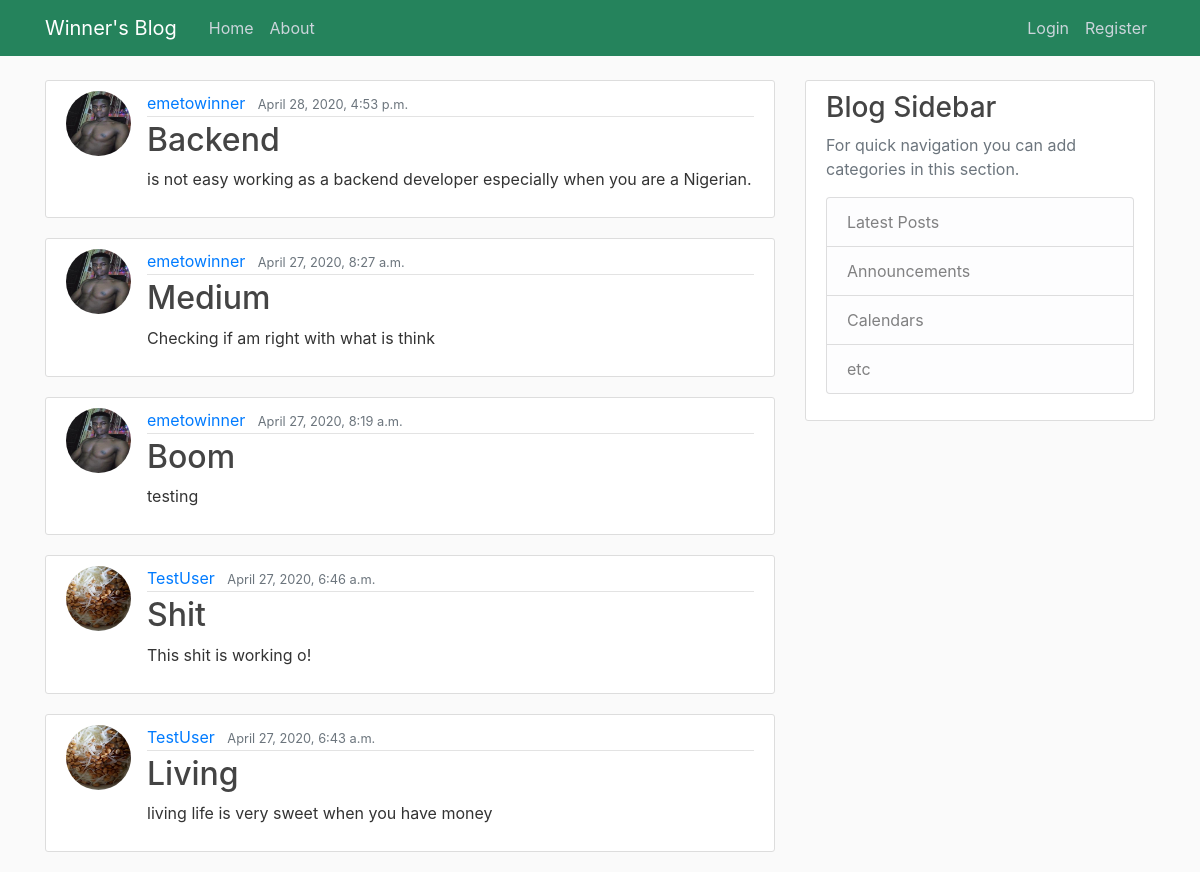
The app's page /, older data.
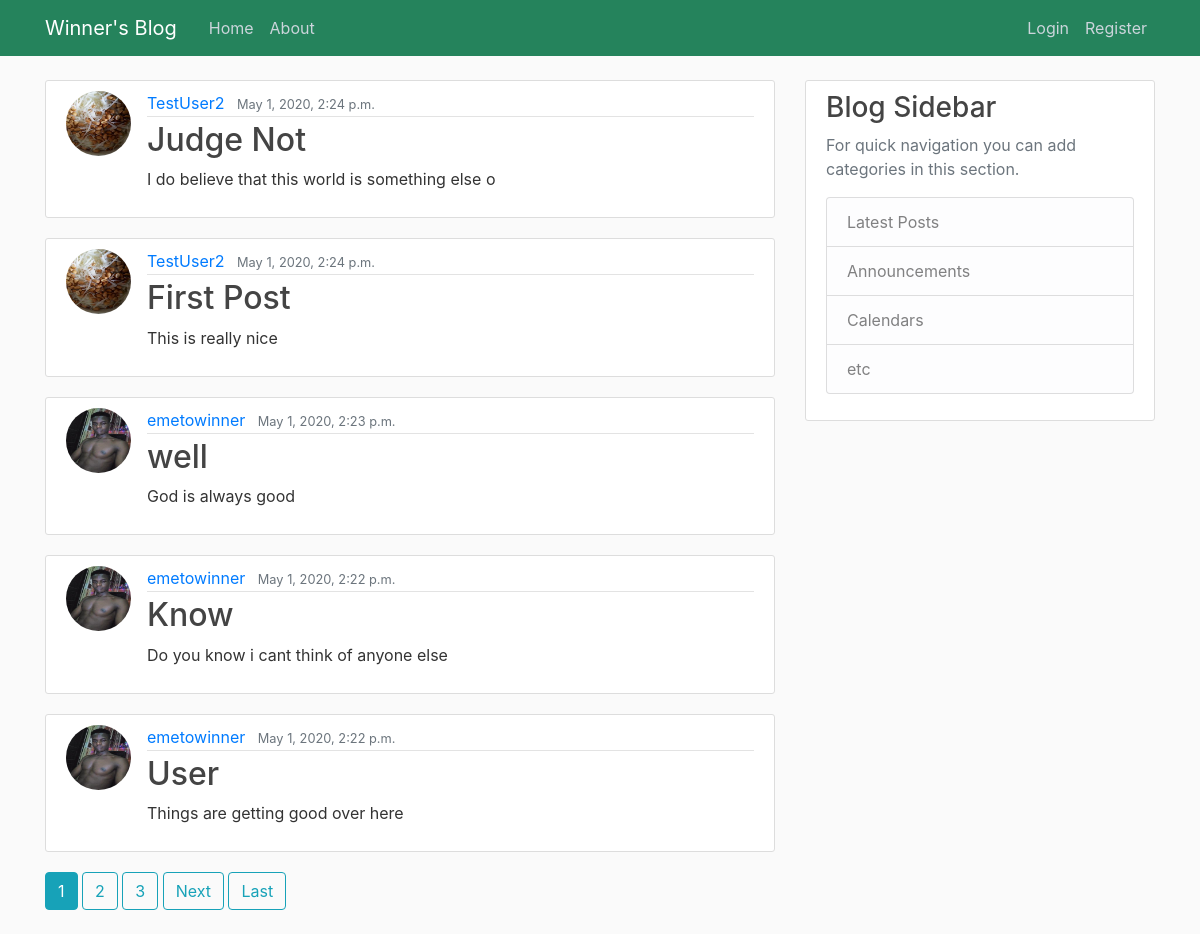
The same page, newer data.
### home/models.py (models this page shows, shortened)
class Post(models.Model):
    title = models.CharField(max_length=100)
    content = models.TextField()
    date_posted = models.DateTimeField(default=timezone.now)
    author = models.ForeignKey(User,on_delete=models.CASCADE)

### users/models.py (models this page shows, shortened)
class Profile(models.Model):
    age = models.IntegerField(blank=True, null=True)
    country = models.CharField(blank=True, max_length=100)
    state = models.CharField(blank=True, max_length=100)
    city = models.CharField(blank=True, max_length=100)
    address = models.CharField(blank=True, max_length=200)
    phone = models.CharField(blank=True, max_length=100)
    image = models.ImageField(default='default.jpg',upload_to='profile_pics')
    user = models.OneToOneField(User,on_delete=models.CASCADE)

### home/views.py (the view)
# urls.py: path('', PostListView.as_view(),name='home'),
class PostListView(ListView):
    model = Post
    template_name = 'home/blog.html'
    context_object_name = 'posts'
    ordering = ['-date_posted']
    paginate_by = 5

### home/templates/home/blog.html (shortened to what this page needs)
{% extends "home/base.html" %}
{% block content %}
{% for post in posts %}
<article class="media content-section">
    <img class="rounded-circle article-img" src="{{ post.author.profile.image.url }}">
    <div class="media-body">
        <div class="article-metadata">
            <a class="mr-2" href="{% url 'user-post' post.author.username %}">{{ post.author }}</a>
            <small class="text-muted">{{ post.date_posted }}</small>
        </div>
        <h2><a class="article-title" href="{% url 'post-details' post.pk %}">{{ post.title }}</a></h2>
        <p class="article-content">{{ post.content }}</p>
    </div>
</article>
{% endfor %}
{% if is_paginated %}
{% for num in page_obj.paginator.page_range %}
{% if page_obj.number == num %}
<a class="btn btn-info mb-4" href="?page={{ num }}">{{ num }}</a>
{% elif num > page_obj.number|add:'-3' and num < page_obj.number|add:'3' %}
<a class="btn btn-outline-info mb-4" href="?page={{ num }}">{{ num }}</a>
{% endif %}
{% endfor %}
{% if page_obj.has_next %}
<a class="btn btn-outline-info mb-4" href="?page={{ page_obj.next_page_number }}">Next</a>
<a class="btn btn-outline-info mb-4" href="?page={{ page_obj.paginator.num_pages }}">Last</a>
{% endif %}
{% endif %}
{% endblock content %}

Row changes from the older to the newer data that the page shows:
no longer on this page (row unchanged): Post: author.profile.image (picture), author "emetowinner", date_posted "April 28, 2020, 4:53 p.m.", title "Backend", content "is not easy working as a backend developer especially when you are a Nigerian."
no longer on this page (row unchanged): Post: author.profile.image (picture), author "emetowinner", date_posted "April 27, 2020, 8:27 a.m.", title "Medium", content "Checking if am right with what is think"
no longer on this page (row unchanged): Post: author.profile.image (picture), author "emetowinner", date_posted "April 27, 2020, 8:19 a.m.", title "Boom", content "testing"
no longer on this page (row unchanged): Post: author.profile.image (placeholder picture), author "TestUser", date_posted "April 27, 2020, 6:46 a.m.", title "Shit", content "This shit is working o!"
no longer on this page (row unchanged): Post: author.profile.image (placeholder picture), author "TestUser", date_posted "April 27, 2020, 6:43 a.m.", title "Living", content "living life is very sweet when you have money"
added Post: author.profile.image (placeholder picture), author "TestUser2", date_posted "May 1, 2020, 2:24 p.m.", title "Judge Not", content "I do believe that this world is something else o"
added Post: author.profile.image (placeholder picture), author "TestUser2", date_posted "May 1, 2020, 2:24 p.m.", title "First Post", content "This is really nice"
added Post: author.profile.image (picture), author "emetowinner", date_posted "May 1, 2020, 2:23 p.m.", title "well", content "God is always good"
added Post: author.profile.image (picture), author "emetowinner", date_posted "May 1, 2020, 2:22 p.m.", title "Know", content "Do you know i cant think of anyone else"
added Post: author.profile.image (picture), author "emetowinner", date_posted "May 1, 2020, 2:22 p.m.", title "User", content "Things are getting good over here"
Text that changed along with them:
new list line: "1"
new list line: "2"
new list line: "3"
text now shown: "Next Last"
